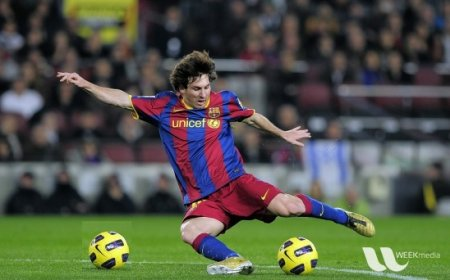
#> input picture Assignment03/images/messi.jpg, 450 x 280 px
$ jupyter execute --allow-errors Frequency_domain.ipynb   (older library calls are emulated)
#> lines starting #> are read from the running program, lines starting #| are printed output that depends on the picture
# Assignment 3: Frequency Domain
Tổng quan: Ở bài tập này, chúng ta sẽ thực hành lập trình một số hàm xử lí ảnh cơ bản trong miền tần số
- Chuyển đổi giữa miền không gian và miền tần số
- Lọc trong miền tần số

[cell 1]
import numpy as np
import cv2
import matplotlib.pyplot as plt
import math

## Sự khác biệt giữa miền không gian và miền tần số
Trong miền không gian, ta xử lý trực tiếp trên từng điểm ảnh, còn trong miền tần số, ta xử lý dựa trên tốc độ thay đổi giá trị ảnh trong miền không gian.
- Miền không gian: Ma trận ảnh đầu vào -> Xử lý -> Ma trận ảnh đầu ra
- Miền tần số: Ảnh vào -> Phân bố tần số -> Xử lý -> Chuyển đổi ngược -> Ảnh ra

Trong nhiều trường hợp, người ta dùng chuyển đổi Fourier để chuyển ảnh từ miền không gian sang miền tần số.

Một số hàm chuyển đổi và xử lý trong miền tần số:
- cv2.dft(): https://docs.opencv.org/4.5.2/d2/de8/group__core__array.html#gadd6cf9baf2b8b704a11b5f04aaf4f39d
- np.fft.fft2(): https://numpy.org/doc/stable/reference/generated/numpy.fft.fft2.html
- np.fft.fftshift(): https://numpy.org/doc/stable/reference/generated/numpy.fft.fftshift.html
- cv2.cartToPolar(): https://docs.opencv.org/4.5.2/d2/de8/group__core__array.html#gac5f92f48ec32cacf5275969c33ee837d
- cv2.polarToCart(): https://docs.opencv.org/4.5.2/d2/de8/group__core__array.html#ga581ff9d44201de2dd1b40a50db93d665

[cell 2]
# read input as grayscale
img = cv2.imread('images/messi.jpg', 0)
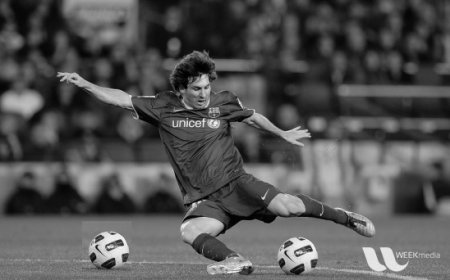
#> img: shape (280, 450); min 0, max 252, mean 83.2
plt.imshow(img, cmap='gray')
plt.show()

[cell 3]
# convert image to floats and do dft saving as complex output
dft = cv2.dft(np.float32(img), flags = cv2.DFT_COMPLEX_OUTPUT)

# apply shift of origin from upper left corner to center of image
dft_shift = np.fft.fftshift(dft)

magnitude_spectrum = 20*np.log(cv2.magnitude(dft_shift[:,:,0],dft_shift[:,:,1]))
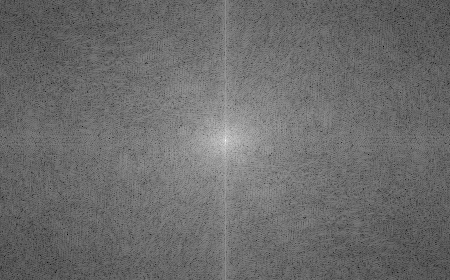
#> magnitude_spectrum: shape (280, 450) float32; min 20.67, max 323.3, mean 149.2; drawn with min black and max white
fig = plt.figure(figsize=(8,8))
plt.imshow(magnitude_spectrum, cmap='gray')
plt.show()

[cell 4]
# display real and imaginary components
real, imag = cv2.cartToPolar(dft_shift[:,:,0],dft_shift[:,:,1])
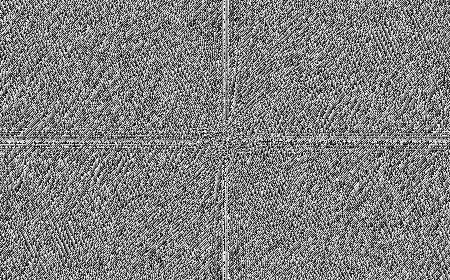
#> imag: shape (280, 450) float32; min 4.8e-05, max 6.28, mean 3.14; drawn with min black and max white

real = np.log(real) / 30
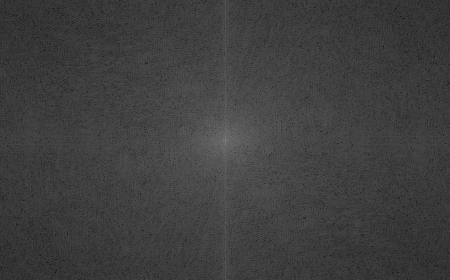
#> real: shape (280, 450) float32; min 0.0344, max 0.539, mean 0.249
imag = np.log(imag) / 30
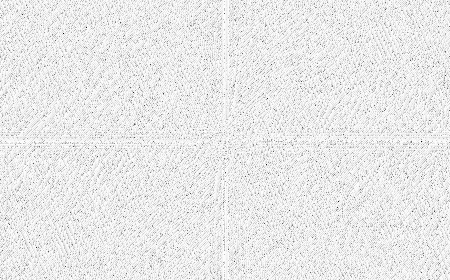
#> imag: shape (280, 450) float32; min -0.331, max 0.0613, mean 0.028; drawn with min black and max white

fig = plt.figure(figsize=(16,8))
ax1 = fig.add_subplot(121)
ax1.title.set_text('Real')
plt.imshow(real, cmap='gray')
ax2 = fig.add_subplot(122)
ax2.title.set_text('Imaginary')
plt.imshow(imag, cmap='gray')
plt.show()

[cell 5]
# low pass filter example
center = np.array(img.shape)/2
#> center = [140, 225]
rad = 50
for i in range(img.shape[0]):
    for j in range(img.shape[1]):
        if np.linalg.norm(np.array((i,j)) - center) > rad:
            magnitude_spectrum[i,j] = 0
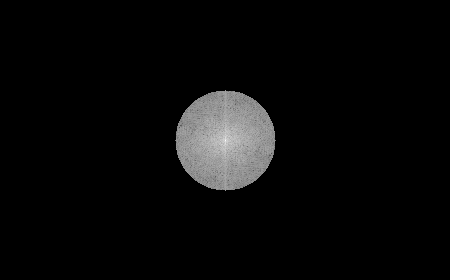
#> magnitude_spectrum: shape (280, 450) float32; min 0, max 323.3, mean 12.1; drawn with min black and max white
plt.imshow(magnitude_spectrum, cmap='gray')
plt.show()

[cell 6]
# shift origin from center to upper left corner
back_ishift = np.fft.ifftshift(dft_shift)

# do idft saving as complex output
img_back = cv2.idft(back_ishift)

# combine complex components into original image again
img_back = cv2.magnitude(img_back[:,:,0], img_back[:,:,1])

# re-normalize to 8-bits
img_back = cv2.normalize(img_back, None, alpha=0, beta=255, norm_type=cv2.NORM_MINMAX, dtype=cv2.CV_8U)

plt.imshow(img_back, cmap='gray')
plt.show()

## Loại bỏ nhiễu sin (thủ công)

[cell 7]
img = cv2.imread('images/gao.png',0)
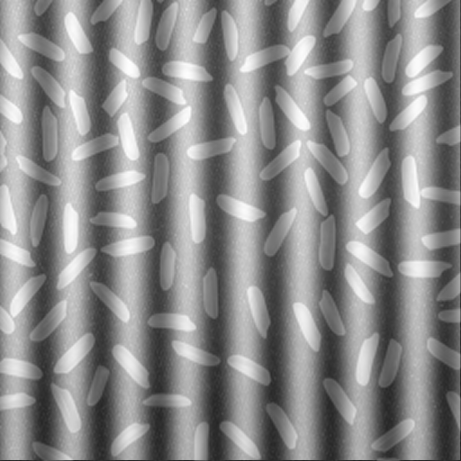
#> input picture Assignment03/images/gao.png, 461 x 461 px
#> img is the input picture: shape (461, 461); min 37, max 255, mean 140.2
plt.imshow(img, cmap = 'gray')
plt.show()

[cell 8]
dft = cv2.dft(np.float32(img),flags = cv2.DFT_COMPLEX_OUTPUT)
dft_shift = np.fft.fftshift(dft)
magnitude_spectrum = 20*np.log(cv2.magnitude(dft_shift[:,:,0],dft_shift[:,:,1]))
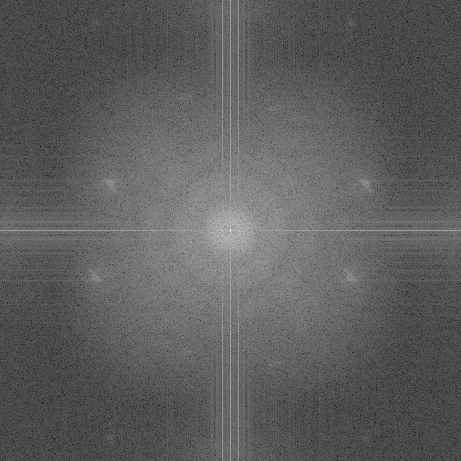
#> magnitude_spectrum: shape (461, 461) float32; min -3.33, max 344.2, mean 124.7; drawn with min black and max white
plt.figure(figsize=(16,16))
plt.imshow(magnitude_spectrum, cmap = 'gray')
plt.show()

[cell 9]
dft_shift[227:233, 236:242] = 255
dft_shift[227:233, 219:225] = 255
magnitude_spectrum = 20*np.log(cv2.magnitude(dft_shift[:,:,0],dft_shift[:,:,1]))
plt.figure(figsize=(16,16))
plt.imshow(magnitude_spectrum, cmap = 'gray')
plt.show()

[cell 10]
dft_ishift = np.fft.ifftshift(dft_shift)
idft = cv2.idft(dft_ishift)
img_back = cv2.magnitude(idft[:,:,0],idft[:,:,1])
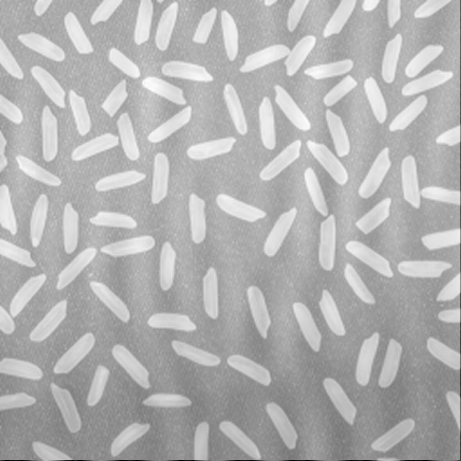
#> img_back: shape (461, 461) float32; min 99103.6, max 42523008, mean 29800164; drawn with min black and max white
plt.imshow(img_back, cmap = 'gray')
plt.show()

# Bài tập thực hành

## Các hàm được cung cấp

[cell 11]
# [20 lines left out: function get_ideal_low_pass_filter, not called in this run]

## Lọc thông thấp

[cell 12]
input_image = cv2.imread('images/messi.jpg', 0)

fft = np.fft.fft2(input_image)
shift_fft = np.fft.fftshift(fft)

# showing purpose only
mag_dft = np.log(np.abs(shift_fft))
plt.imshow(mag_dft, cmap='gray')
plt.show()
